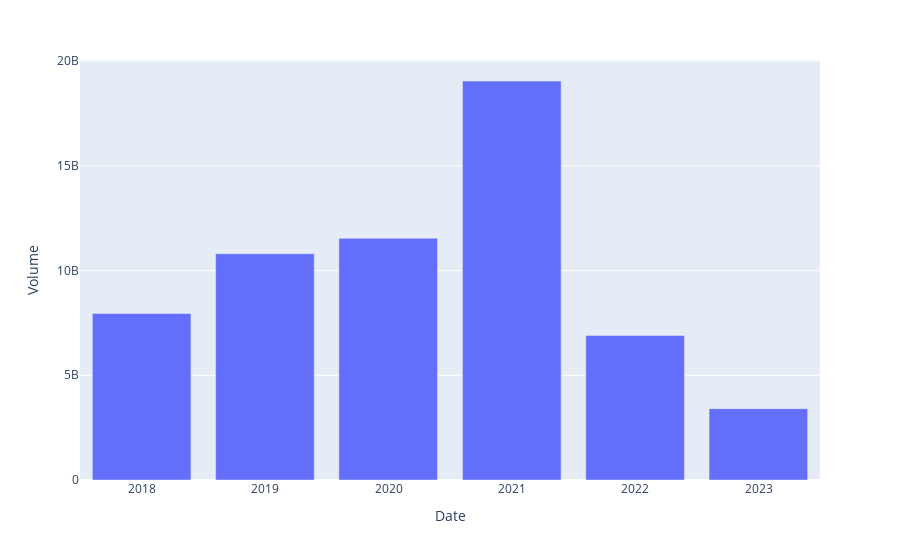

The notebook cell saved with this chart:
### Code cell
px.bar(data_frame=dfres, x='Date', y='Volume')

### Figure 1 — Plotly figure (JSON) as saved in the notebook; plotly's stock layout.template omitted (floating-point values rounded to 4 significant figures)
{"data": [{"alignmentgroup": "True", "hovertemplate": "Date=%{x}<br>Volume=%{y}<extra></extra>", "legendgroup": "", "marker": {"color": "#636efa", "pattern": {"shape": ""}}, "name": "", "offsetgroup": "", "orientation": "v", "showlegend": false, "textposition": "auto", "type": "bar", "x": ["2017-12-31T00:00:00", "2018-12-31T00:00:00", "2019-12-31T00:00:00", "2020-12-31T00:00:00", "2021-12-31T00:00:00", "2022-12-31T00:00:00"], "xaxis": "x", "y": [7950157000, 10808194000, 11540242000, 19052912400, 6902690500, 3407576732], "yaxis": "y"}], "layout": {"autosize": true, "barmode": "relative", "legend": {"tracegroupgap": 0}, "margin": {"t": 60}, "xaxis": {"anchor": "y", "autorange": true, "domain": [0, 1], "range": ["2017-07-01 12:00", "2023-07-01 12:00"], "title": {"text": "Date"}, "type": "date"}, "yaxis": {"anchor": "x", "autorange": true, "domain": [0, 1], "range": [0, 20060000000.0], "title": {"text": "Volume"}, "type": "linear"}}}
